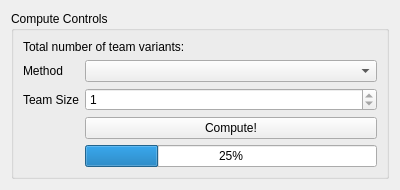
<?xml version="1.0" encoding="UTF-8"?>
<ui version="4.0">
 <class>Form</class>
 <widget class="QWidget" name="Form">
  <property name="geometry">
   <rect>
    <x>0</x>
    <y>0</y>
    <width>400</width>
    <height>178</height>
   </rect>
  </property>
  <property name="windowTitle">
   <string>Form</string>
  </property>
  <layout class="QGridLayout" name="gridLayout">
   <item row="1" column="0">
    <widget class="QGroupBox" name="computeControls_groupBox">
     <property name="title">
      <string>Compute Controls</string>
     </property>
     <layout class="QFormLayout" name="formLayout">
      <item row="1" column="0">
       <widget class="QLabel" name="computeMethod_label">
        <property name="text">
         <string>Method</string>
        </property>
       </widget>
      </item>
      <item row="1" column="1">
       <widget class="QComboBox" name="computeMethod_comboBox"/>
      </item>
      <item row="2" column="0">
       <widget class="QLabel" name="teamSize_label">
        <property name="text">
         <string>Team Size</string>
        </property>
       </widget>
      </item>
      <item row="2" column="1">
       <widget class="QSpinBox" name="teamSize_spinBox">
        <property name="readOnly">
         <bool>false</bool>
        </property>
        <property name="minimum">
         <number>1</number>
        </property>
        <property name="maximum">
         <number>1</number>
        </property>
        <property name="value">
         <number>1</number>
        </property>
       </widget>
      </item>
      <item row="3" column="1">
       <widget class="QPushButton" name="compute_pushButton">
        <property name="text">
         <string>Compute!</string>
        </property>
       </widget>
      </item>
      <item row="5" column="1">
       <widget class="QProgressBar" name="compute_progressBar">
        <property name="autoFillBackground">
         <bool>false</bool>
        </property>
        <property name="value">
         <number>25</number>
        </property>
        <property name="textVisible">
         <bool>true</bool>
        </property>
        <property name="invertedAppearance">
         <bool>false</bool>
        </property>
       </widget>
      </item>
      <item row="0" column="0" colspan="2">
       <widget class="QLabel" name="compute_info_label">
        <property name="text">
         <string>Total number of team variants:</string>
        </property>
       </widget>
      </item>
     </layout>
    </widget>
   </item>
  </layout>
 </widget>
 <resources/>
 <connections/>
</ui>
